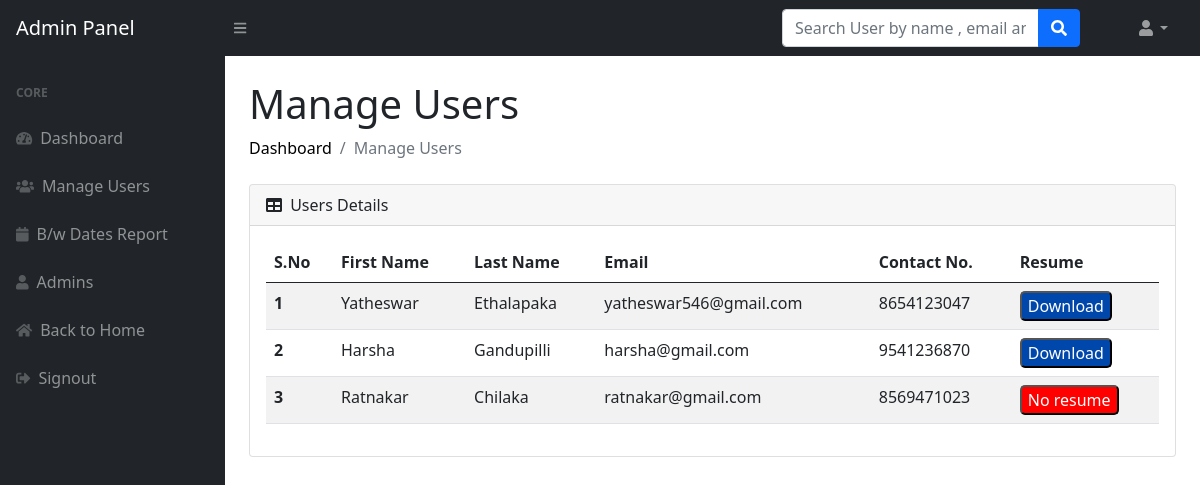
/admin/users/read.php, run on the app's committed database.
### tables this page shows
CREATE TABLE `resumes` (
  `id` int(11) NOT NULL,
  `userid` text DEFAULT NULL,
  `resume` text DEFAULT NULL,
  `resumeid` text DEFAULT NULL,
  `filetype` text DEFAULT NULL,
  `path` text DEFAULT NULL,
  `time` datetime NOT NULL DEFAULT current_timestamp()
);

CREATE TABLE `users` (
  `id` int(11) NOT NULL,
  `fname` text DEFAULT NULL,
  `lname` text DEFAULT NULL,
  `email` text DEFAULT NULL,
  `phone` text DEFAULT NULL,
  `password` text DEFAULT NULL,
  `userid` text DEFAULT NULL,
  `createdat` date NOT NULL DEFAULT current_timestamp(),
  `role` text DEFAULT 'user'
);

### admin/users/read.php (the view, shortened to what this page needs)
<?php
    include_once('../../config.php');
    $users = mysqli_query($db,"SELECT * FROM `users` LEFT JOIN `resumes` ON users.userid = resumes.userid");
   ?>
<!DOCTYPE html>
<html lang="en">
<head>
    <link href="https://cdn.jsdelivr.net/npm/simple-datatables@latest/dist/style.css" rel="stylesheet" />
    <link rel="stylesheet" href="../../css/admin.css">
</head>
<body class="sb-nav-fixed">
    <?php include_once('../includes/navbar1.php');?>
    <div id="layoutSidenav">
        <div id="layoutSidenav_content">
            <main>
                <div class="container-fluid px-4">
                    <h1 class="mt-4">Manage Users</h1>
                    <ol class="breadcrumb mb-4">
                        <li class="breadcrumb-item"><a href="../dashboard.php">Dashboard</a></li>
                        <li class="breadcrumb-item active">Manage Users</li>
                    </ol>
                    <div class="card mb-4">
                        <div class="card-header">
                            <i class="fas fa-table me-1"></i>
                            Users Details
                        </div>
                        <div class="card-body">
                            <table class="table  table-striped">
                                <thead>
                                    <tr>
                                        <th scope="col">S.No</th>
                                        <th scope="col">First Name</th>
                                        <th scope="col">Last Name</th>
                                        <th scope="col">Email</th>
                                        <th scope="col">Contact No.</th>
                                        <th scope="col">Resume</th>
                                    </tr>
                                </thead>
                                <tbody>
                                    <?php
                                        if(!$users){
                                            die("Invalid Query !!!".mysqli_error($db));
                                        }
                                        else{
                                            $count = 1;
                                            while($row = mysqli_fetch_assoc($users)){
                                                if(isset($row['resume'])){
                                                    $file_path = '../../resumes/' . $row['resume'];
                                                    $file_extension = strtolower(pathinfo($file_path, PATHINFO_EXTENSION));
                                                    $mime_type = '';
                                                    switch ($file_extension) {
                                                        case 'pdf':
                                                            $mime_type = 'application/pdf';
                                                            break;
                                                    }
                                                    echo "
                                                        <tr>
                                                            <th scope='row'>$count</th>
                                                            <td>$row[fname]</td>
                                                            <td>$row[lname]</td>
                                                            <td>$row[email]</td>
                                                            <td>$row[phone]</td>
                                                            <td><a href='$file_path' download='resume.$file_extension' target='_blank' rel='noopener noreferrer' type='$mime_type'><button>Download</button></a></td>
                                                        </tr>
                                                    ";
                                                }
                                                else{
                                                    echo "
                                                        <tr>
                                                            <th scope='row'>$count</th>
                                                            <td>$row[fname]</td>
                                                            <td>$row[lname]</td>
                                                            <td>$row[email]</td>
                                                            <td>$row[phone]</td>
                                                            <td><button style='background-color:red;'>No resume</button></td>
                                                        </tr>
                                                    ";
                                                }
                                                $count+=1;
                                            }
                                        }
                                    ?>
                                </tbody>
                            </table>
                        </div>
                    </div>
                </div>
            </main>
        </div>
    </div>
</body>
</html>

### admin/users/read.php (style rules this page uses)
a { text-decoration: none; color: #000; }
button { background-color: #0047AB; border-radius: 5px; color: #fff; }

### data on the page
resumes: users.fname "Yatheswar", users.lname "Ethalapaka", users.email "yatheswar546@gmail.com", users.phone "8654123047"
resumes: users.fname "Harsha", users.lname "Gandupilli", users.email "harsha@gmail.com", users.phone "9541236870"
users: fname "Ratnakar", lname "Chilaka", email "ratnakar@gmail.com", phone "8569471023"
